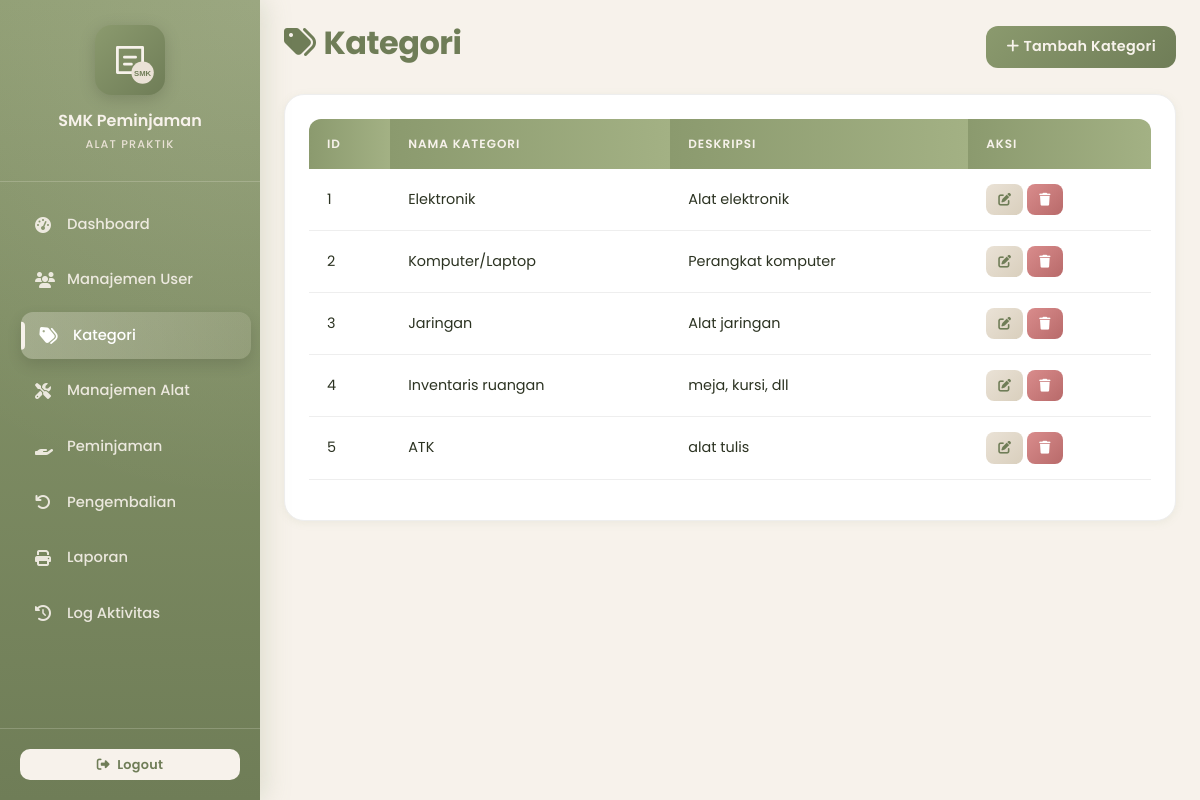
/pages/kategori.php (signed in), run on the app's committed database.
### tables this page shows
CREATE TABLE `kategori` (
  `id` int NOT NULL,
  `nama_kategori` varchar(50) NOT NULL,
  `deskripsi` text
);

### pages/kategori.php (the view, shortened to what this page needs)
<?php
require_once '../includes/auth.php';
require_once '../includes/header.php';
require_once '../includes/sidebar.php';
$kategori = $pdo->query("SELECT * FROM kategori ORDER BY id ASC")->fetchAll();
?>
<div class="content p-4">
    <div class="d-flex justify-content-between align-items-center mb-4">
        <h2 class="fw-bold"><i class="fas fa-tags me-2"></i>Kategori</h2>
        <button class="btn btn-dark" data-bs-toggle="modal" data-bs-target="#modalTambah">
            <i class="fas fa-plus me-1"></i>Tambah Kategori
        </button>
    </div>
    <div class="card">
        <div class="card-body">
            <table class="table table-hover">
                <thead>
                    <tr><th>ID</th><th>Nama Kategori</th><th>Deskripsi</th><th>Aksi</th></tr>
                </thead>
                <tbody>
                    <?php foreach ($kategori as $k): ?>
                    <tr>
                        <td><?= $k['id'] ?></td>
                        <td><?= $k['nama_kategori'] ?></td>
                        <td><?= $k['deskripsi'] ?></td>
                        <td>
                            <a href="?edit=<?= $k['id'] ?>" class="btn btn-sm btn-warning"><i class="fas fa-edit"></i></a>
                            <a href="?delete=<?= $k['id'] ?>" class="btn btn-sm btn-danger" onclick="return confirm('Yakin hapus?')"><i class="fas fa-trash"></i></a>
                        </td>
                    </tr>
                    <?php endforeach; ?>
                </tbody>
            </table>
        </div>
    </div>
</div>
<?php require_once '../includes/footer.php'; ?>

### assets/css/style.css (style rules this page uses)
:root { --primary: #8B9A6E; --primary-dark: #6f7d57; --primary-soft: #a3b184; --bg: #F7F2EB; --beige: #EAE2D6; --grey: #EEEEEE; --white: #FFFFFF; --text: #2c3322; --text-muted: #7a8073; --border: #EAE2D6; --shadow-sm: 0 2px 8px rgba(139, 154, 110, 0.10); --shadow-md: 0 8px 20px rgba(139, 154, 110, 0.18); --shadow-lg: 0 16px 40px rgba(139, 154, 110, 0.25); --transition: all 0.35s cubic-bezier(0.4, 0, 0.2, 1); --transition-bounce: all 0.4s cubic-bezier(0.34, 1.56, 0.64, 1); }
* { margin: 0; padding: 0; box-sizing: border-box; }
html, body { min-height: 100%; }
body { font-family: 'Poppins', sans-serif; background-color: var(--bg); color: var(--text); overflow-x: hidden; line-height: 1.6; }
.content { margin-left: 260px; background-color: var(--bg); padding: 30px; min-height: 100vh; animation: fadeIn 0.5s ease; }
.content h2 { color: var(--primary-dark); font-weight: 700; letter-spacing: -0.5px; }
.card { border: 1px solid var(--grey); border-radius: 20px; background: var(--white); box-shadow: var(--shadow-sm); transition: var(--transition); overflow: hidden; position: relative; }
.card-body { padding: 24px; }
.btn { border-radius: 12px; font-weight: 600; padding: 10px 20px; transition: var(--transition-bounce); border: none; letter-spacing: 0.3px; position: relative; overflow: hidden; font-size: 0.9rem; cursor: pointer; }
.btn::before { content: ''; position: absolute; top: 50%; left: 50%; width: 0; height: 0; background: rgba(247, 242, 235, 0.25); border-radius: 50%; transform: translate(-50%, -50%); transition: width 0.5s, height 0.5s; }
.btn-dark { background: linear-gradient(135deg, var(--primary) 0%, var(--primary-dark) 100%); color: var(--bg); }
.btn-warning { background: linear-gradient(135deg, var(--beige) 0%, #d9cfbd 100%); color: var(--primary-dark); }
.btn-danger { background: linear-gradient(135deg, #d98c8c 0%, #b86a6a 100%); color: var(--white); }
.btn-sm { padding: 6px 12px; border-radius: 8px; font-size: 0.8rem; }
.table { border-collapse: separate; border-spacing: 0; width: 100%; }
.table thead th { background: linear-gradient(90deg, var(--primary) 0%, var(--primary-soft) 100%); color: var(--bg); font-weight: 600; text-transform: uppercase; font-size: 0.75rem; letter-spacing: 1px; padding: 15px 18px; border: none; position: sticky; top: 0; z-index: 10; }
.table thead th:first-child { border-radius: 12px 0 0 0; }
.table thead th:last-child { border-radius: 0 12px 0 0; }
.table tbody tr { transition: var(--transition); background: var(--white); border-bottom: 1px solid var(--grey); }
.table tbody td { padding: 15px 18px; vertical-align: middle; color: var(--text); font-size: 0.9rem; }
@media screen and (min-width: 769px) { .content, #wrapper > .content { margin-left: 260px; width: auto; max-width: none; } }

### data on the page
kategori: id "1", nama_kategori "Elektronik", deskripsi "Alat elektronik"
kategori: id "2", nama_kategori "Komputer/Laptop", deskripsi "Perangkat komputer"
kategori: id "3", nama_kategori "Jaringan", deskripsi "Alat jaringan"
kategori: id "4", nama_kategori "Inventaris ruangan", deskripsi "meja, kursi, dll"
kategori: id "5", nama_kategori "ATK", deskripsi "alat tulis"
